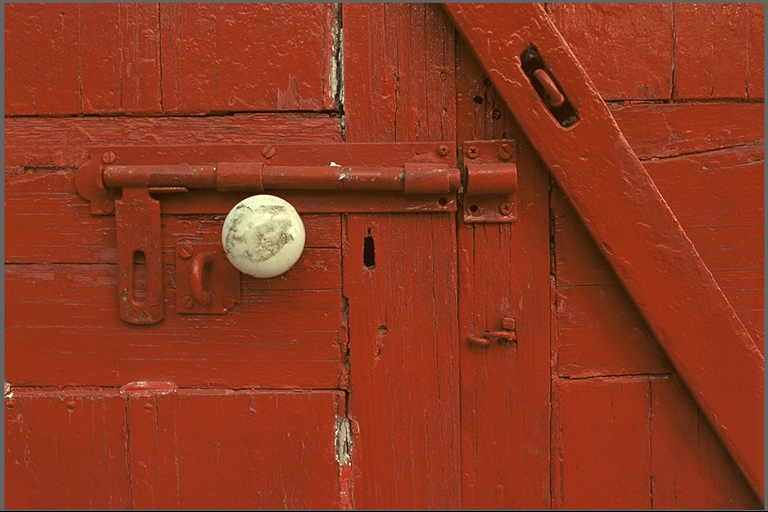
#> input picture img_dataset/kodim02.png, 768 x 512 px
$ python -i 7.py   (imports and definitions only)
#> lines starting #> are read from the running program, lines starting #| are printed output that depends on the picture
import wave, struct
import os,sys
import math
import numpy as np
import cv2
import matplotlib.pyplot as plt
import matplotlib
# [1 line not run here, left out]


def plotPDF(file_path):

#> called with file_path = 'img_dataset/kodim02.png'
	img = cv2.imread(file_path,1)
#> img is the input picture: shape (512, 768, 3); mean B, G, R 31.2, 56.4, 142.9
	gray = cv2.cvtColor(img, cv2.COLOR_BGR2GRAY)
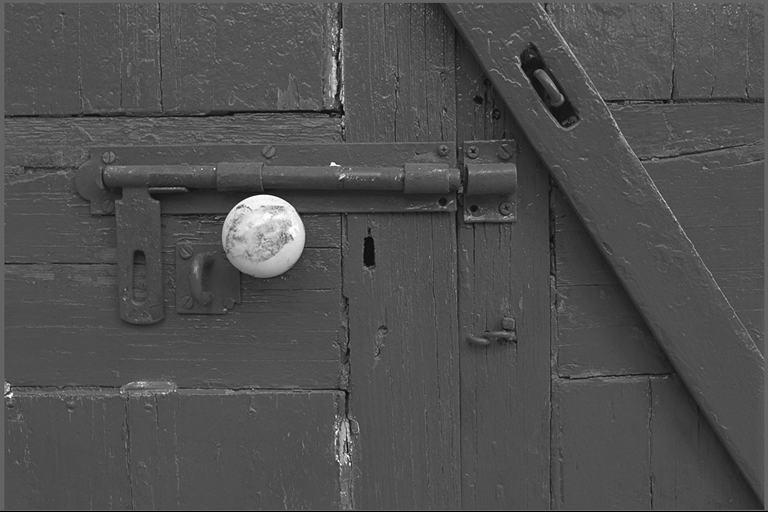
#> gray: shape (512, 768); min 0, max 255, mean 79.4

	plt.style.use('seaborn')

	(b,g,r)=cv2.split(img)
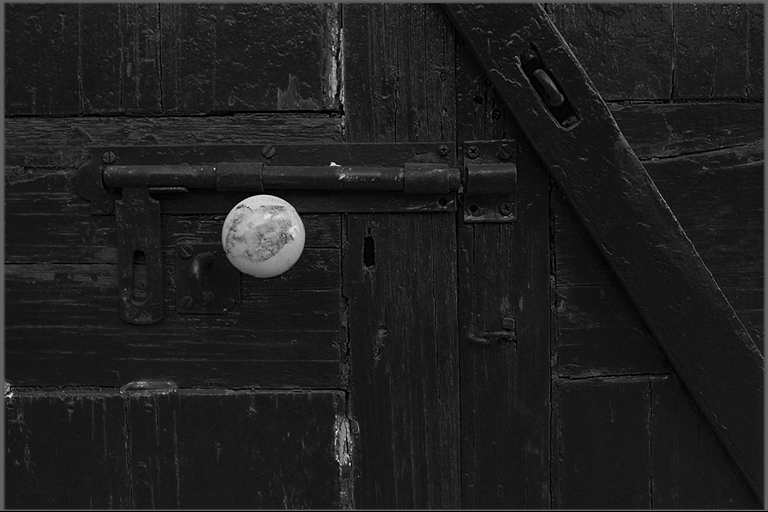
#> b: shape (512, 768); min 0, max 254, mean 31.2
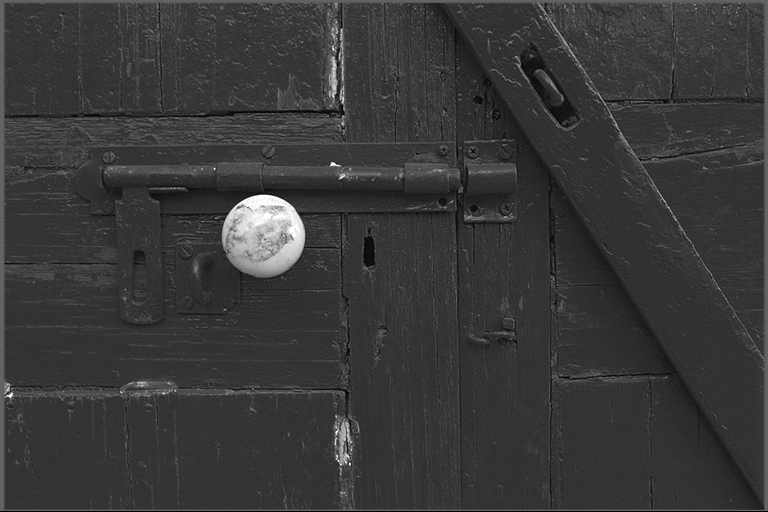
#> g: shape (512, 768); min 0, max 255, mean 56.4
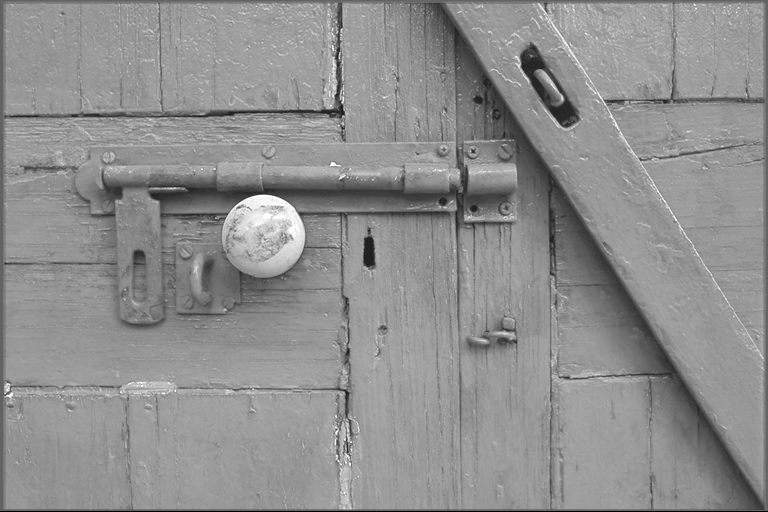
#> r: shape (512, 768); min 0, max 255, mean 142.9

	sigR = round(np.std(r),2)
#> sigR = 27.81
	sigG = round(np.std(g),2)
#> sigG = 21.66
	sigB = round(np.std(b),2)
#> sigB = 21
	sigGray = round(np.std(gray),2)
#> sigGray = 20.59

	print("Sigma R: ", sigR)
#| Sigma R:  27.81
	print("Sigma G; ", sigG)
#| Sigma G;  21.66
	print("Sigma B: ", sigB)
#| Sigma B:  21.0
	print("Sigma Gray: ", sigGray)
#| Sigma Gray:  20.59

	meanR = round(np.mean(r),2)
#> meanR = 142.9
	meanG = round(np.mean(g),2)
#> meanG = 56.36
	meanB = round(np.mean(b),2)
#> meanB = 31.21
	meanGray = round(np.mean(gray),2)
#> meanGray = 79.42

	print("Mean R: ", meanR)
#| Mean R:  142.86
	print("Mean G; ", meanG)
#| Mean G;  56.36
	print("Mean B: ", meanB)
#| Mean B:  31.21
	print("Mean Gray: ", meanGray)
#| Mean Gray:  79.42


	histR,binsR = np.histogram(r,bins=np.max(r)-np.min(r),range=(np.min(r),np.max(r)),density=True)
#> histR = 255 values, max 0.057 at index 153, min 0 at index 1, mean 0.00392; binsR = 256 values from 0 to 255
	histG,binsG = np.histogram(g,bins=np.max(g)-np.min(g),range=(np.min(g),np.max(g)),density=True)
#> histG = 255 values, max 0.109 at index 51, min 0 at index 1, mean 0.00392; binsG = 256 values from 0 to 255
	histB,binsB = np.histogram(b,bins=np.max(b)-np.min(b),range=(np.min(b),np.max(b)),density=True)
#> histB = 254 values, max 0.0837 at index 24, min 0 at index 232, mean 0.00394; binsB = 255 values from 0 to 254
	hist,bins = np.histogram(gray,bins=np.max(gray)-np.min(gray),range=(np.min(gray),np.max(gray)),density=True)
#> hist = 255 values, max 0.1 at index 80, min 0 at index 1, mean 0.00392; bins = 256 values from 0 to 255

	maxR = max(histR)
#> maxR = 0.057
	maxG = max(histG)
#> maxG = 0.109
	maxB = max(histB)
#> maxB = 0.0837
	maxGr = max(hist)
#> maxGr = 0.1
	x = max(*[ maxR, maxG, maxB])
#> x = 0.109

	binsR = np.max(r)-np.min(r)
#> binsR = 255
	binsG = np.max(g)-np.min(g)
#> binsG = 255
	binsB = np.max(b)-np.min(b)
#> binsB = 254
	bins = np.max(gray)-np.min(gray)
#> bins = 255

	fig,ax=plt.subplots(1,2)

	lineR, = ax[0].plot(np.arange(binsR), np.zeros((binsR,)), c='r',label='Red')
	lineG, = ax[0].plot(np.arange(binsG), np.zeros((binsG,)), c='g',label='Green')
	lineB, = ax[0].plot(np.arange(binsB), np.zeros((binsB,)), c='b',label='Blue')
	lineGray, = ax[1].plot(np.arange(bins), np.zeros((bins,1)), c='k', label='intensity')


	lineR.set_ydata(histR)
	lineG.set_ydata(histG)
	lineB.set_ydata(histB)
	lineGray.set_ydata(hist)

	ax[0].set_ylim(0,x+0.05)
	ax[0].set_xlim(0,bins-1)
	ax[1].set_ylim(0,max(hist)+0.05)
	ax[1].set_xlim(0,bins-1)
	ax[0].legend()
	ax[1].legend()

	plt.suptitle('PDF function', y=1.05, size=16)

	path = os.getcwd()+'/output/pdf_plot.png'
	plt.savefig(path)
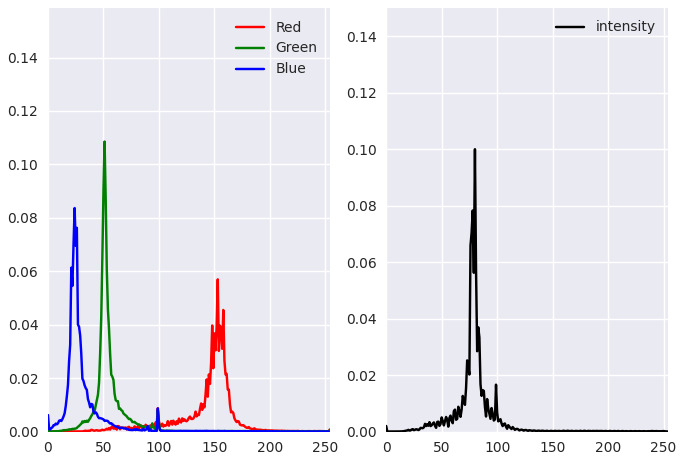
#> figure drawn by matplotlib, 2 panels; panel 1: curve peaks at x = 153, y = 0.057; panel 1: curve peaks at x = 51, y = 0.109; panel 1: curve peaks at x = 24, y = 0.0837; panel 2: curve peaks at x = 80, y = 0.1

	plt.show()


# [338 lines left out: functions lloydAlgorithmImage, lloydAlgorithmVideo, randomInit, getBorders, reconstructValues, quantize and 4 more, not called in this run]


# [3 lines not run here, left out]

>>> result = plotPDF('img_dataset/kodim02.png')

$ run again, on img_dataset/kodim04.png
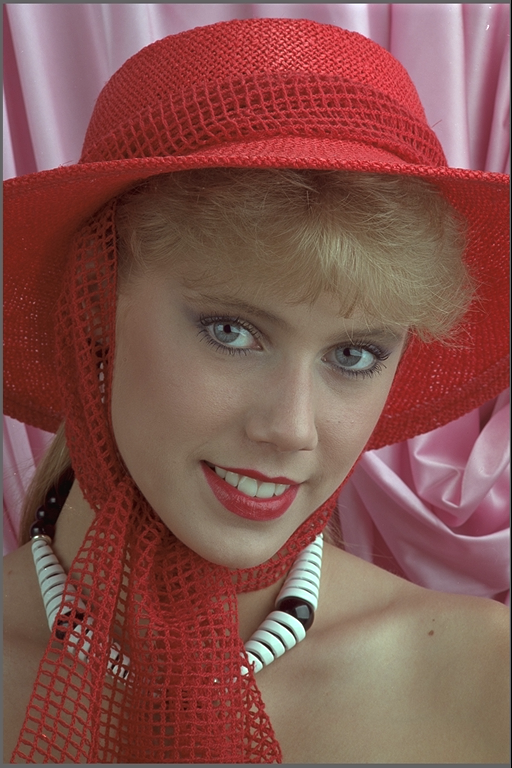
#> input picture img_dataset/kodim04.png, 512 x 768 px
#> in plotPDF, img is the input picture: shape (768, 512, 3); mean B, G, R 78.4, 84.1, 131.9
#> in plotPDF, `(b,g,r)=cv2.split(img)`:
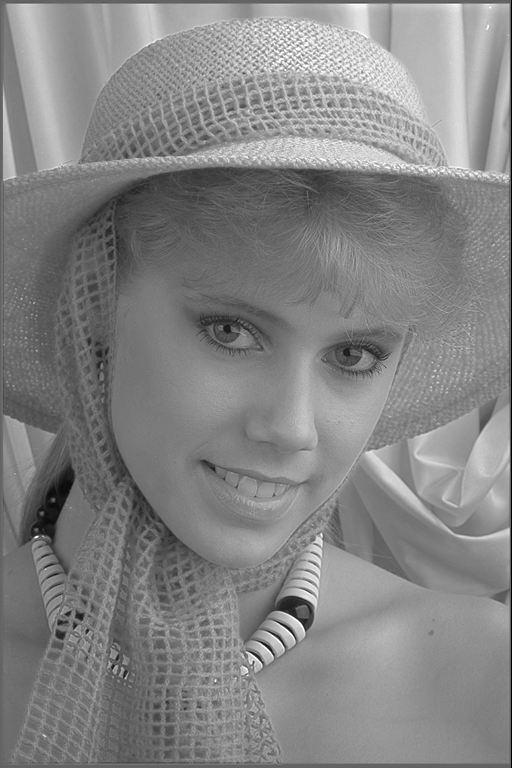
#> r: shape (768, 512); min 0, max 255, mean 131.9
#> sigR = 34.39
#> sigG = 43.76
#> sigB = 45.3
#> sigGray = 37.9
#| Sigma R:  34.39
#| Sigma G;  43.76
#| Sigma B:  45.3
#| Sigma Gray:  37.9
#> meanR = 131.9
#> meanG = 84.13
#> meanB = 78.38
#> meanGray = 97.79
#| Mean R:  131.89
#| Mean G;  84.13
#| Mean B:  78.38
#| Mean Gray:  97.79
#> in plotPDF, `histR,binsR = np.histogram(r,bins=np.max(r)-np.min(r),range=(np.min(r)..`: histR = 255 values, max 0.015 at index 125, min 0 at index 1, mean 0.00392; binsR = 256 values from 0 to 255
#> in plotPDF, `histG,binsG = np.histogram(g,bins=np.max(g)-np.min(g),range=(np.min(g)..`: histG = 255 values, max 0.0208 at index 34, min 2.03e-05 at index 1, mean 0.00392; binsG = 256 values from 0 to 255
#> in plotPDF, `histB,binsB = np.histogram(b,bins=np.max(b)-np.min(b),range=(np.min(b)..`: histB = 255 values, max 0.0165 at index 99, min 4.83e-05 at index 252, mean 0.00392; binsB = 256 values from 0 to 255
#> in plotPDF, `hist,bins = np.histogram(gray,bins=np.max(gray)-np.min(gray),range=(np..`: hist = 255 values, max 0.0215 at index 99, min 0 at index 1, mean 0.00392; bins = 256 values from 0 to 255
#> maxR = 0.015
#> maxG = 0.0208
#> maxB = 0.0165
#> maxGr = 0.0215
#> x = 0.0208
#> in plotPDF, `binsR = np.max(r)-np.min(r)`: binsR = 255
#> in plotPDF, `plt.savefig(path)`:
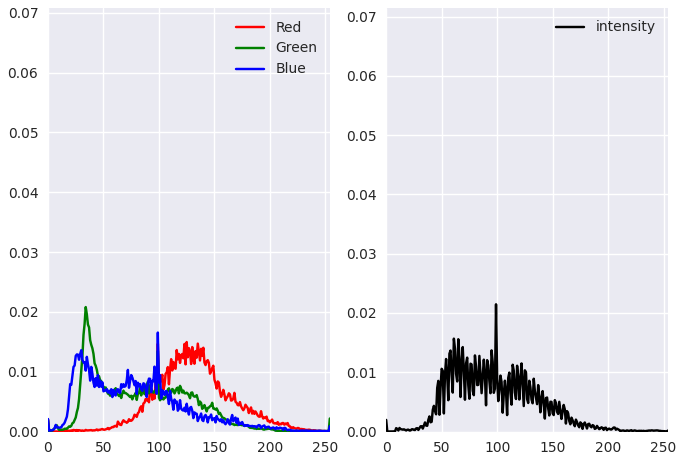
#> figure drawn by matplotlib, 2 panels; panel 1: curve peaks at x = 125, y = 0.015; panel 1: curve peaks at x = 34, y = 0.0208; panel 1: curve peaks at x = 99, y = 0.0165; panel 2: curve peaks at x = 99, y = 0.0215
